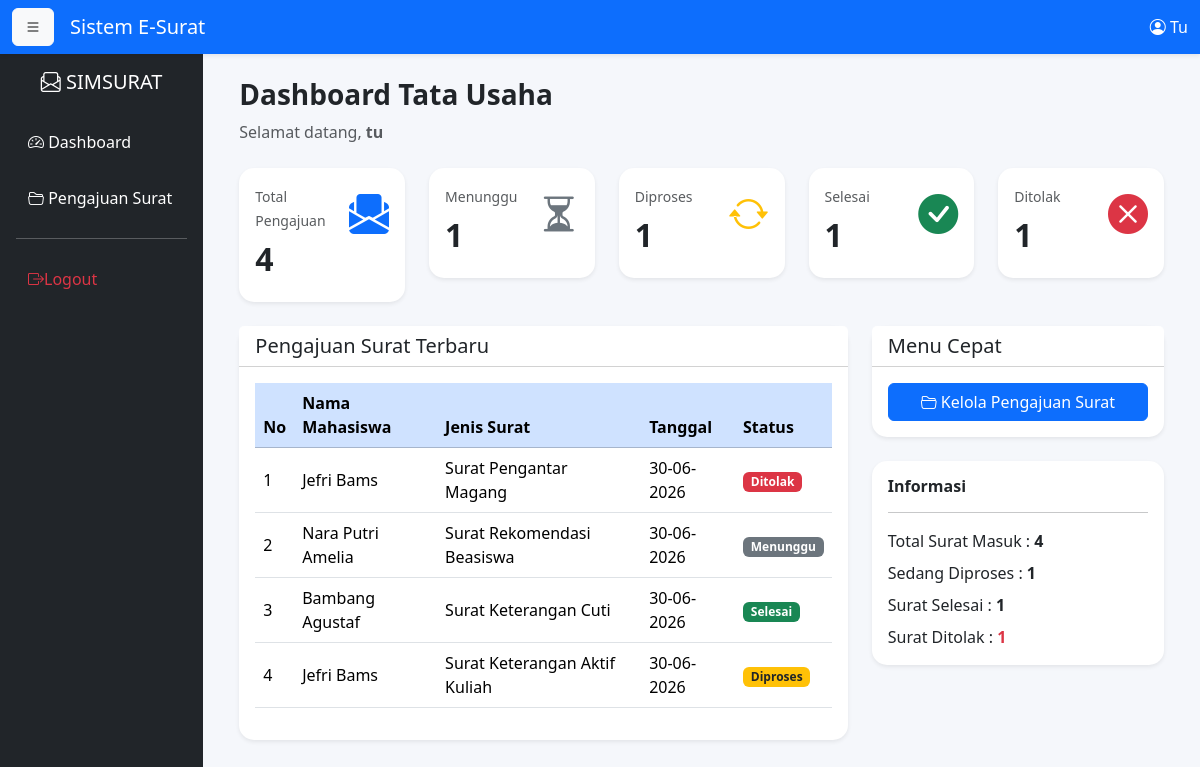
The app's page /dashboard.php (signed in) with its own data.
### tables this page shows
CREATE TABLE `pengajuan_surat` (
  `id_pengajuan` int(11) NOT NULL,
  `id_mahasiswa` int(11) NOT NULL,
  `id_jenis` int(11) NOT NULL,
  `tanggal_pengajuan` date NOT NULL,
  `keperluan` text NOT NULL,
  `status` enum('Menunggu','Diproses','Selesai','Ditolak') DEFAULT 'Menunggu',
  `keterangan` text DEFAULT NULL
);

CREATE TABLE `mahasiswa` (
  `id_mahasiswa` int(11) NOT NULL,
  `id_user` int(11) NOT NULL,
  `nim` varchar(15) NOT NULL,
  `nama` varchar(100) NOT NULL,
  `prodi` varchar(100) NOT NULL
);

CREATE TABLE `jenis_surat` (
  `id_jenis` int(11) NOT NULL,
  `nama_surat` varchar(100) NOT NULL
);

### dashboard.php (the view, shortened to what this page needs)
<?php
require_once __DIR__ . "/../config/koneksi.php";
require_once __DIR__ . "/../includes/header.php";
require_once __DIR__ . "/../includes/sidebar.php";
$q1 = mysqli_query($conn, "
SELECT COUNT(*) AS total
FROM pengajuan_surat
");
$totalPengajuan = mysqli_fetch_assoc($q1)['total'];
$q2 = mysqli_query($conn, "
SELECT COUNT(*) AS total
FROM pengajuan_surat
WHERE status='Menunggu'
");
$totalMenunggu = mysqli_fetch_assoc($q2)['total'];
$q3 = mysqli_query($conn, "
SELECT COUNT(*) AS total
FROM pengajuan_surat
WHERE status='Diproses'
");
$totalDiproses = mysqli_fetch_assoc($q3)['total'];
$q4 = mysqli_query($conn, "
SELECT COUNT(*) AS total
FROM pengajuan_surat
WHERE status='Selesai'
");
$totalSelesai = mysqli_fetch_assoc($q4)['total'];
$q5 = mysqli_query($conn, "
SELECT COUNT(*) AS total
FROM pengajuan_surat
WHERE status='Ditolak'
");
$totalDitolak = mysqli_fetch_assoc($q5)['total'];
?>
<div class="container-fluid">
    <div class="mb-4">
        <h3 class="fw-bold">
            Dashboard Tata Usaha
        </h3>
        <p class="text-muted">
            Selamat datang,
            <b><?= $_SESSION['username']; ?></b>
        </p>
    </div>
    <div class="row">
        <div class="col-lg col-md-6 mb-4">
            <div class="card shadow-sm border-0">
                <div class="card-body">
                    <div class="d-flex justify-content-between">
                        <div>
                            <small class="text-muted">
                                Total Pengajuan
                            </small>
                            <h2 class="fw-bold mt-2">
                                <?= $totalPengajuan; ?>
                            </h2>
                        </div>
                        <div class="fs-1 text-primary">
                            <i class="bi bi-envelope-paper-fill"></i>
                        </div>
                    </div>
                </div>
            </div>
        </div>
        <div class="col-lg col-md-6 mb-4">
            <div class="card shadow-sm border-0">
                <div class="card-body">
                    <div class="d-flex justify-content-between">
                        <div>
                            <small class="text-muted">
                                Menunggu
                            </small>
                            <h2 class="fw-bold mt-2">
                                <?= $totalMenunggu; ?>
                            </h2>
                        </div>
                        <div class="fs-1 text-secondary">
                            <i class="bi bi-hourglass-split"></i>
                        </div>
                    </div>
                </div>
            </div>
        </div>
        <div class="col-lg col-md-6 mb-4">
            <div class="card shadow-sm border-0">
                <div class="card-body">
                    <div class="d-flex justify-content-between">
                        <div>
                            <small class="text-muted">
                                Diproses
                            </small>
                            <h2 class="fw-bold mt-2">
                                <?= $totalDiproses; ?>
                            </h2>
                        </div>
                        <div class="fs-1 text-warning">
                            <i class="bi bi-arrow-repeat"></i>
                        </div>
                    </div>
                </div>
            </div>
        </div>
        <div class="col-lg col-md-6 mb-4">
            <div class="card shadow-sm border-0">
                <div class="card-body">
                    <div class="d-flex justify-content-between">
                        <div>
                            <small class="text-muted">
                                Selesai
                            </small>
                            <h2 class="fw-bold mt-2">
                                <?= $totalSelesai; ?>
                            </h2>
                        </div>
                        <div class="fs-1 text-success">
                            <i class="bi bi-check-circle-fill"></i>
                        </div>
                    </div>
                </div>
            </div>
        </div>
        <div class="col-lg col-md-6 mb-4">
            <div class="card shadow-sm border-0">
                <div class="card-body">
                    <div class="d-flex justify-content-between">
                        <div>
                            <small class="text-muted">
                                Ditolak
                            </small>
                            <h2 class="fw-bold mt-2">
                                <?= $totalDitolak; ?>
                            </h2>
                        </div>
                        <div class="fs-1 text-danger">
                            <i class="bi bi-x-circle-fill"></i>
                        </div>
                    </div>
                </div>
            </div>
        </div>
    </div>
    <div class="row">
        <div class="col-lg-8">
            <div class="card shadow-sm border-0">
                <div class="card-header bg-white">
                    <h5 class="mb-0">
                        Pengajuan Surat Terbaru
                    </h5>
                </div>
                <div class="card-body">
                    <div class="table-responsive">
                        <table class="table table-hover align-middle">
                            <thead class="table-primary">
                                <tr>
                                    <th>No</th>
                                    <th>Nama Mahasiswa</th>
                                    <th>Jenis Surat</th>
                                    <th>Tanggal</th>
                                    <th>Status</th>
                                </tr>
                            </thead>
                            <tbody>
                                <?php
                                $no = 1;
                                $data = mysqli_query($conn, "
SELECT
mahasiswa.nama,
jenis_surat.nama_surat,
pengajuan_surat.tanggal_pengajuan,
pengajuan_surat.status
FROM pengajuan_surat
JOIN mahasiswa
ON pengajuan_surat.id_mahasiswa=mahasiswa.id_mahasiswa
JOIN jenis_surat
ON pengajuan_surat.id_jenis=jenis_surat.id_jenis
ORDER BY id_pengajuan DESC
LIMIT 5
");
                                if (mysqli_num_rows($data) > 0) {
                                    while ($d = mysqli_fetch_assoc($data)) {
                                ?>
                                        <tr>
                                            <td><?= $no++; ?></td>
                                            <td><?= $d['nama']; ?></td>
                                            <td><?= $d['nama_surat']; ?></td>
                                            <td><?= date('d-m-Y', strtotime($d['tanggal_pengajuan'])); ?></td>
                                            <td>
                                                <?php
                                                if ($d['status'] == "Menunggu") {
                                                    echo "<span class='badge bg-secondary'>Menunggu</span>";
                                                } elseif ($d['status'] == "Diproses") {
                                                    echo "<span class='badge bg-warning text-dark'>Diproses</span>";
                                                } elseif ($d['status'] == "Selesai") {
                                                    echo "<span class='badge bg-success'>Selesai</span>";
                                                } elseif ($d['status'] == "Ditolak") {
                                                    echo "<span class='badge bg-danger'>Ditolak</span>";
                                                }
                                                ?>
                                            </td>
                                        </tr>
                                <?php
                                    }
                                }
                                ?>
                            </tbody>
                        </table>
                    </div>
                </div>
            </div>
        </div>
        <div class="col-lg-4">
            <div class="card shadow-sm border-0">
                <div class="card-header bg-white">
                    <h5 class="mb-0">
                        Menu Cepat
                    </h5>
                </div>
                <div class="card-body d-grid gap-3">
                    <a
                        href="pengajuan.php"
                        class="btn btn-primary">
                        <i class="bi bi-folder2-open"></i>
                        Kelola Pengajuan Surat
                    </a>
                </div>
            </div>
            <div class="card shadow-sm border-0 mt-4">
                <div class="card-body">
                    <h6 class="fw-bold">
                        Informasi
                    </h6>
                    <hr>
                    <p class="mb-2">
                        Total Surat Masuk :
                        <b><?= $totalPengajuan; ?></b>
                    </p>
                    <p class="mb-2">
                        Sedang Diproses :
                        <b><?= $totalDiproses; ?></b>
                    </p>
                    <p class="mb-2">
                        Surat Selesai :
                        <b><?= $totalSelesai; ?></b>
                    </p>
                    <p class="mb-0">
                        Surat Ditolak :
                        <b class="text-danger"><?= $totalDitolak; ?></b>
                    </p>
                </div>
            </div>
        </div>
    </div>
</div>
<?php
require_once __DIR__ . "/../includes/footer.php";
?>

### style.css (style rules this page uses)
body { background:#f5f7fb; }
.card { border:none; border-radius:15px; box-shadow:0 5px 15px rgba(0,0,0,.08); }
.table { background:white; }

### records on screen
pengajuan_surat: id_mahasiswa.nama "Jefri Bams", id_jenis.nama_surat "Surat Pengantar Magang", tanggal_pengajuan "30-06-2026", status "Ditolak"
pengajuan_surat: id_mahasiswa.nama "Nara Putri Amelia", id_jenis.nama_surat "Surat Rekomendasi Beasiswa", tanggal_pengajuan "30-06-2026", status "Menunggu"
pengajuan_surat: id_mahasiswa.nama "Bambang Agustaf", id_jenis.nama_surat "Surat Keterangan Cuti", tanggal_pengajuan "30-06-2026", status "Selesai"
pengajuan_surat: id_mahasiswa.nama "Jefri Bams", id_jenis.nama_surat "Surat Keterangan Aktif Kuliah", tanggal_pengajuan "30-06-2026", status "Diproses"

### other values on screen
$_SESSION['role'] "Tu"
$_SESSION['username'] "tu"
$totalPengajuan "4"
$totalMenunggu "1"
$totalDiproses "1"
$totalSelesai "1"
$totalDitolak "1"
